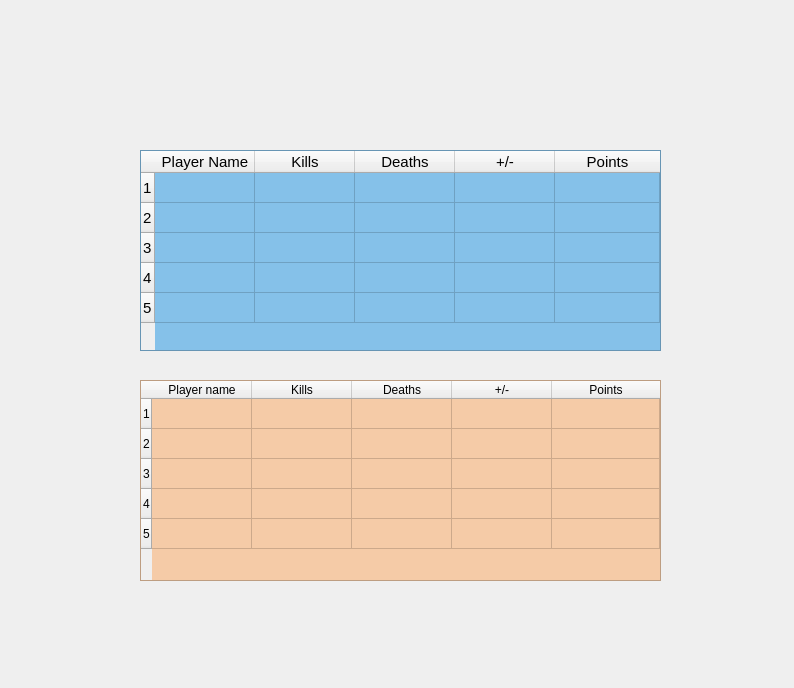
<?xml version="1.0" encoding="UTF-8"?>
<ui version="4.0">
 <class>Estadistics</class>
 <widget class="QDialog" name="Estadistics">
  <property name="geometry">
   <rect>
    <x>0</x>
    <y>0</y>
    <width>794</width>
    <height>688</height>
   </rect>
  </property>
  <property name="windowTitle">
   <string>statistics</string>
  </property>
  <widget class="QTableWidget" name="tableTeam1">
   <property name="geometry">
    <rect>
     <x>140</x>
     <y>150</y>
     <width>521</width>
     <height>201</height>
    </rect>
   </property>
   <property name="sizePolicy">
    <sizepolicy hsizetype="Expanding" vsizetype="Expanding">
     <horstretch>0</horstretch>
     <verstretch>0</verstretch>
    </sizepolicy>
   </property>
   <property name="minimumSize">
    <size>
     <width>511</width>
     <height>0</height>
    </size>
   </property>
   <property name="font">
    <font>
     <pointsize>11</pointsize>
    </font>
   </property>
   <property name="acceptDrops">
    <bool>false</bool>
   </property>
   <property name="layoutDirection">
    <enum>Qt::LeftToRight</enum>
   </property>
   <property name="styleSheet">
    <string notr="true">QTableWidget {
    background-color: #85C1E9; 
}
QTableWidget::item:selected {
    background-color: #5DADE2;
    color: white;
}</string>
   </property>
   <property name="editTriggers">
    <set>QAbstractItemView::NoEditTriggers</set>
   </property>
   <property name="dragEnabled">
    <bool>false</bool>
   </property>
   <property name="alternatingRowColors">
    <bool>false</bool>
   </property>
   <property name="selectionBehavior">
    <enum>QAbstractItemView::SelectRows</enum>
   </property>
   <property name="sortingEnabled">
    <bool>false</bool>
   </property>
   <property name="rowCount">
    <number>5</number>
   </property>
   <attribute name="horizontalHeaderDefaultSectionSize">
    <number>100</number>
   </attribute>
   <attribute name="horizontalHeaderStretchLastSection">
    <bool>true</bool>
   </attribute>
   <row/>
   <row/>
   <row/>
   <row/>
   <row/>
   <column>
    <property name="text">
     <string>Player Name</string>
    </property>
   </column>
   <column>
    <property name="text">
     <string>Kills</string>
    </property>
   </column>
   <column>
    <property name="text">
     <string>Deaths</string>
    </property>
   </column>
   <column>
    <property name="text">
     <string>+/-</string>
    </property>
   </column>
   <column>
    <property name="text">
     <string>Points</string>
    </property>
   </column>
  </widget>
  <widget class="QTableWidget" name="tableTeam2">
   <property name="geometry">
    <rect>
     <x>140</x>
     <y>380</y>
     <width>521</width>
     <height>201</height>
    </rect>
   </property>
   <property name="acceptDrops">
    <bool>false</bool>
   </property>
   <property name="layoutDirection">
    <enum>Qt::LeftToRight</enum>
   </property>
   <property name="styleSheet">
    <string notr="true">QTableWidget {
    background-color: #F5CBA7;
}
QTableWidget::item:selected {
    background-color: #EB984E; 
    color: black;
}</string>
   </property>
   <property name="editTriggers">
    <set>QAbstractItemView::NoEditTriggers</set>
   </property>
   <property name="dragEnabled">
    <bool>false</bool>
   </property>
   <property name="selectionBehavior">
    <enum>QAbstractItemView::SelectRows</enum>
   </property>
   <property name="sortingEnabled">
    <bool>false</bool>
   </property>
   <property name="rowCount">
    <number>5</number>
   </property>
   <attribute name="horizontalHeaderStretchLastSection">
    <bool>true</bool>
   </attribute>
   <row/>
   <row/>
   <row/>
   <row/>
   <row/>
   <column>
    <property name="text">
     <string>Player name</string>
    </property>
   </column>
   <column>
    <property name="text">
     <string>Kills</string>
    </property>
   </column>
   <column>
    <property name="text">
     <string>Deaths</string>
    </property>
   </column>
   <column>
    <property name="text">
     <string>+/-</string>
    </property>
   </column>
   <column>
    <property name="text">
     <string>Points</string>
    </property>
   </column>
  </widget>
  <widget class="QLabel" name="copaAzul">
   <property name="geometry">
    <rect>
     <x>30</x>
     <y>210</y>
     <width>81</width>
     <height>61</height>
    </rect>
   </property>
   <property name="text">
    <string/>
   </property>
   <property name="pixmap">
    <pixmap resource="recursos.qrc">:/imagenes/imagenes/estadistics/azul.png</pixmap>
   </property>
   <property name="scaledContents">
    <bool>true</bool>
   </property>
  </widget>
  <widget class="QLabel" name="copaNaranja">
   <property name="geometry">
    <rect>
     <x>30</x>
     <y>460</y>
     <width>81</width>
     <height>61</height>
    </rect>
   </property>
   <property name="text">
    <string/>
   </property>
   <property name="pixmap">
    <pixmap resource="recursos.qrc">:/imagenes/imagenes/estadistics/naranja.png</pixmap>
   </property>
   <property name="scaledContents">
    <bool>true</bool>
   </property>
  </widget>
  <widget class="QLabel" name="fondo">
   <property name="geometry">
    <rect>
     <x>-10</x>
     <y>0</y>
     <width>811</width>
     <height>691</height>
    </rect>
   </property>
   <property name="text">
    <string/>
   </property>
   <property name="pixmap">
    <pixmap resource="recursos.qrc">:/imagenes/imagenes/fondos/staticsImage.png</pixmap>
   </property>
   <property name="scaledContents">
    <bool>true</bool>
   </property>
  </widget>
  <widget class="QLabel" name="labelWinner">
   <property name="geometry">
    <rect>
     <x>230</x>
     <y>610</y>
     <width>341</width>
     <height>51</height>
    </rect>
   </property>
   <property name="font">
    <font>
     <pointsize>20</pointsize>
     <italic>true</italic>
     <bold>true</bold>
    </font>
   </property>
   <property name="text">
    <string/>
   </property>
  </widget>
  <zorder>fondo</zorder>
  <zorder>tableTeam1</zorder>
  <zorder>tableTeam2</zorder>
  <zorder>copaAzul</zorder>
  <zorder>copaNaranja</zorder>
  <zorder>labelWinner</zorder>
 </widget>
 <resources>
  <include location="Desktop/merge con server/counter-strike-2D/client/lobby/recursos.qrc"/>
  <include location="recursos.qrc"/>
 </resources>
 <connections/>
</ui>
